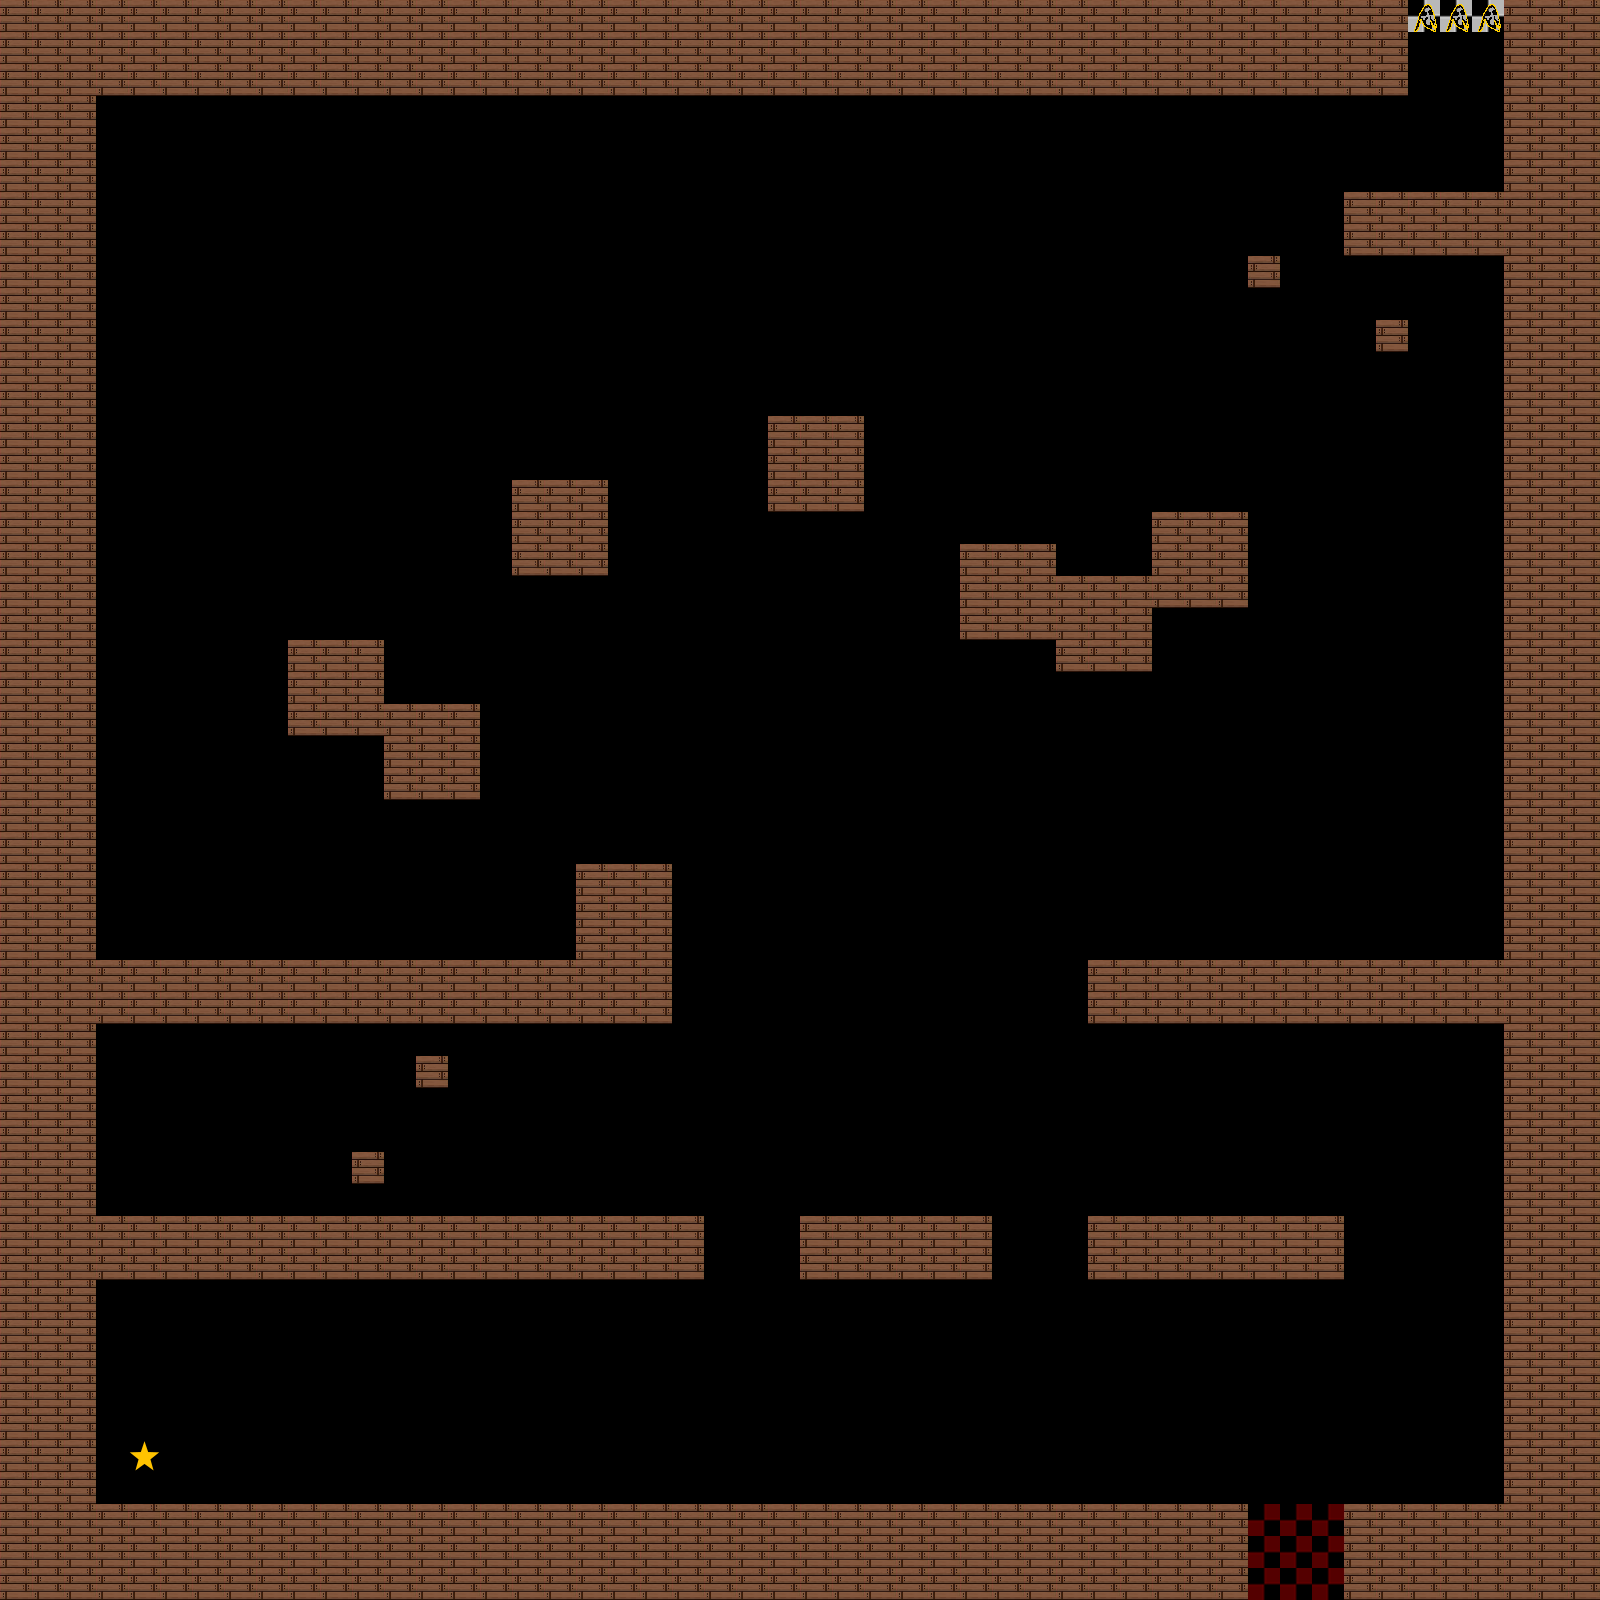

Below is a game level as drawn by its tile map, then a one-line description and the .tmx that defines it (tile-layer data replaced by summaries):
An orthogonal 50x50 tile map with 32x32 px tiles, 2 tile layers (main, textures) and 6 objects (WELCOME, AD, W, Wall, Trustissue, ...).

<map version="1.10" tiledversion="1.11.2" orientation="orthogonal" renderorder="right-down" width="50" height="50" tilewidth="32" tileheight="32" infinite="0" nextlayerid="4" nextobjectid="13">
 <editorsettings>
  <export target="../levels/tutorial.csv" format="csv" />
 </editorsettings>
 <tileset firstgid="1" name="MainTileset" tilewidth="32" tileheight="32" tilecount="6" columns="6">
  <image source="../tilesets/tileset.png" width="192" height="32" />
 </tileset>
 <layer id="1" name="main" width="50" height="50">
  <data>[2500 cells, 730 non-empty, 4 distinct tile ids]</data>
 </layer>
 <objectgroup id="2" name="text">
  <object id="7" name="WELCOME" x="102.5" y="1414.5" width="85" height="19">
   <text fontfamily="Arial Rounded MT" wrap="1" bold="1">WELCOME</text>
  </object>
  <object id="8" name="AD" x="255.5" y="1446.5" width="133" height="19">
   <text wrap="1">A D for movement</text>
  </object>
  <object id="9" name="W" x="1254.5" y="1443.5" width="83" height="19">
   <text wrap="1">W for jump</text>
  </object>
  <object id="10" name="Wall" x="1363.5" y="1415.5" width="136" height="20">
   <text wrap="1">try to reach the top</text>
  </object>
  <object id="11" name="Trustissue" x="1178.5" y="1158.5" width="83" height="19">
   <text wrap="1">be careful</text>
  </object>
  <object id="12" name="Finish" x="1413.5" y="38.5" width="87" height="19">
   <text wrap="1">you did that</text>
  </object>
 </objectgroup>
 <layer id="3" name="textures" width="50" height="50">
  <data>[2500 cells, 737 non-empty, 2 distinct tile ids]</data>
 </layer>
</map>